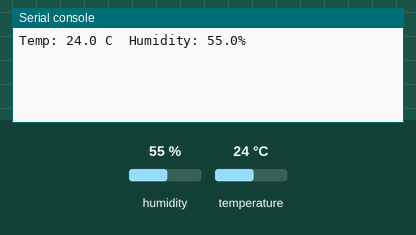
Recording of a program running on a simulated Raspberry Pi Pico running MicroPython. Parts: the last lines printed to the serial console. The inputs (shaded band) are chosen by the test bench; at power-on: humidity 55 %, temperature 24 °C.

Above: at 1.2 s.
1.3 s: humidity set to 22 %
At 2.9 s:
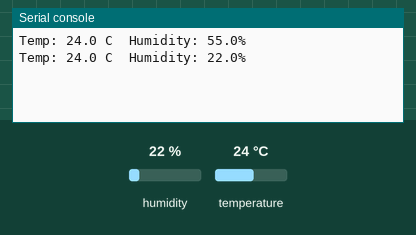
4.0 s: temperature set to 12 °C
At 5.2 s:
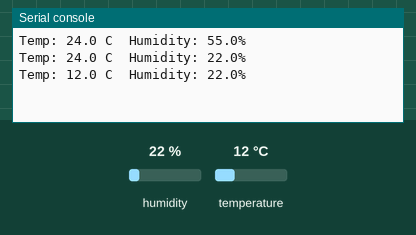
6.7 s: humidity set to 40 %
At 8.7 s:
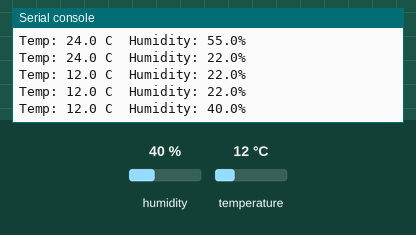
Timing chart, 0 to 10.2 s (numbered marks = the images above; inputs shaded):
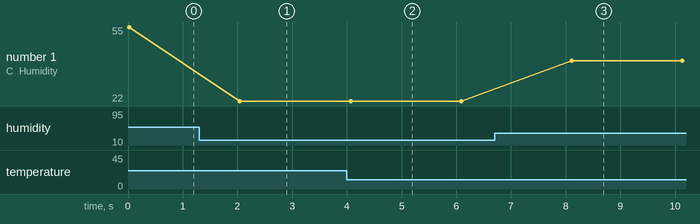

The program:

example.py
```python
# MicroPython example for boards like the Raspberry Pi Pico that uses the built-in dht module to measure temperature and humidity from a DHT22 on Pin 15 and print readings every 2 seconds.
#
# Buy this module: https://shillehtek.com/products/shillehtek-dht22-with-cables
# Full manual: https://shillehtek.com/blogs/shillehtek-product-manuals/dht22-digital-temperature-and-humidity-sensor-module-with-cable
# More examples: https://github.com/shillehbean/shillehtek-examples
#

# DHT22 - Pico MicroPython Example
# Uses built-in dht module (no install needed)

from machine import Pin
import dht
import time

sensor = dht.DHT22(Pin(15))

while True:
    try:
        sensor.measure()
        t = sensor.temperature()
        h = sensor.humidity()
        print("Temp: {:.1f} C  Humidity: {:.1f}%".format(t, h))
    except OSError as e:
        print("Failed to read sensor:", e)
    time.sleep(2)
```

Measured:
- after the input at 1.3 s, the serial console: prints a new line after 0.75 s (image 1)
- after the input at 4.0 s, the serial console: prints a new line after 0.07 s (image 2)
- after the input at 6.7 s, the serial console: prints a new line after 1.4 s (image 3)
- plotted number 1: 55 → 22 after the input at 1.3 s, 22 → 40 after the input at 6.7 s
